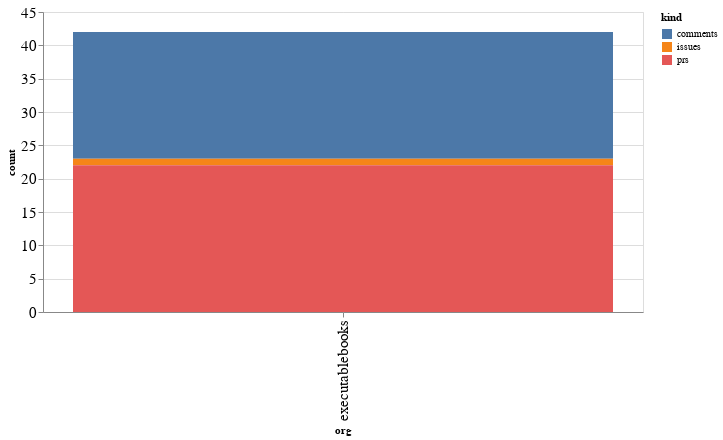

The cell this chart's notebook holds for it:
### Code cell
alt.Chart(org_summaries, width=600).mark_bar().encode(
    x='org',
    y='count',
    color='kind',
    tooltip="org"
)

### Figure 1 — Vega-Lite specification as saved in the notebook (floating-point values rounded to 4 significant figures)
{"config": {"axisLeft": {"labelFontSize": 15}, "axisBottom": {"labelFontSize": 15}}, "data": {"name": "data-bda12253b180f822487abdeb4e8cf113"}, "mark": "bar", "encoding": {"color": {"type": "nominal", "field": "kind"}, "tooltip": {"type": "nominal", "field": "org"}, "x": {"type": "nominal", "field": "org"}, "y": {"type": "quantitative", "field": "count"}}, "width": 600, "$schema": "https://vega.github.io/schema/vega-lite/v4.8.1.json", "datasets": {"data-bda12253b180f822487abdeb4e8cf113": [{"org": "executablebooks", "kind": "comments", "count": 19}, {"org": "executablebooks", "kind": "issues", "count": 1}, {"org": "executablebooks", "kind": "prs", "count": 22}]}}
